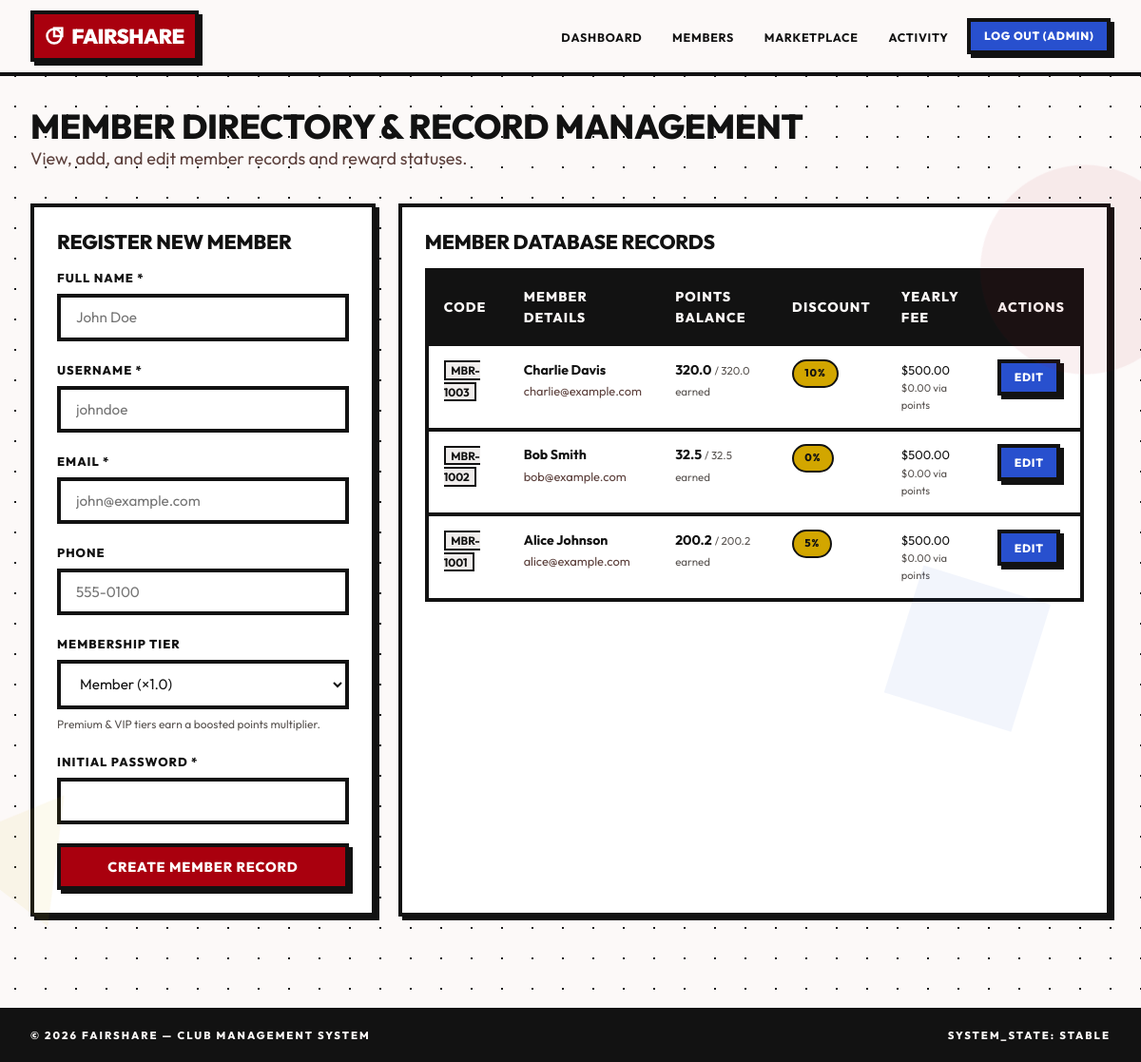
The page /admin/members (signed in) on the database its author committed.
### tables this page shows
CREATE TABLE users (
            id INTEGER PRIMARY KEY AUTOINCREMENT,
            username TEXT UNIQUE NOT NULL,
            password_hash TEXT NOT NULL,
            role TEXT NOT NULL CHECK(role IN ('member', 'admin')),
            created_at TIMESTAMP DEFAULT CURRENT_TIMESTAMP
        );

CREATE TABLE members (
            id INTEGER PRIMARY KEY AUTOINCREMENT,
            user_id INTEGER UNIQUE NOT NULL,
            full_name TEXT NOT NULL,
            membership_type TEXT NOT NULL DEFAULT 'Member',
            email TEXT NOT NULL,
            phone TEXT,
            member_code TEXT UNIQUE NOT NULL,
            yearly_fee REAL NOT NULL DEFAULT 500.00,
            join_date TIMESTAMP DEFAULT CURRENT_TIMESTAMP, fee_points_applied REAL NOT NULL DEFAULT 0.0, fee_paid INTEGER NOT NULL DEFAULT 0,
            FOREIGN KEY (user_id) REFERENCES users (id) ON DELETE CASCADE
        );

### main.py (the view, shortened to what this page needs)
@app.route('/admin/members', methods=['GET', 'POST'])
@admin_required
def admin_members():
    conn = get_db()
    cursor = conn.cursor()
    cursor.execute('''
        SELECT m.*, u.username, u.created_at as account_created
        FROM members m JOIN users u ON m.user_id = u.id
        ORDER BY m.id DESC
    ''')
    members_list = cursor.fetchall()
    rewards_map = EngagementEngine.view_all_rewards()
    member_data = [{'profile': m, 'rewards': rewards_map.get(m['id'])} for m in members_list]
    settings = RewardSettings.get_settings()
    conn.close()
    return render_template('admin/members.html', member_data=member_data, settings=settings)

### database.py (called while the page is built)
def get_db():
    db_path = Config.DATABASE
    os.makedirs(os.path.dirname(db_path), exist_ok=True)
    conn = sqlite3.connect(db_path)
    conn.row_factory = sqlite3.Row
    conn.execute("PRAGMA foreign_keys = ON;")
    return conn

### main.py (called while the page is built)
@app.after_request
def add_header(response):
    if app.debug:
        response.headers['Cache-Control'] = 'no-cache, no-store, must-revalidate'
    else:
        response.headers['Cache-Control'] = 'public, max-age=3600'
    return response

def admin_required(f):
    @functools.wraps(f)
    def decorated_function(*args, **kwargs):
        if 'user_id' not in session or session.get('role') != 'admin':
            flash('Unauthorized access! Administrator privileges required.', 'danger')
            return redirect(url_for('login'))
        return f(*args, **kwargs)
    return decorated_function

@app.context_processor
def inject_user():
    user = None
    member = None
    guest = None
    if 'user_id' in session:
        conn = get_db()
        cursor = conn.cursor()
        cursor.execute("SELECT id, username, role FROM users WHERE id = ?", (session['user_id'],))
        user = cursor.fetchone()
        if user and user['role'] == 'member':
            cursor.execute("SELECT * FROM members WHERE user_id = ?", (user['id'],))
            member = cursor.fetchone()
        conn.close()
    if 'guest_id' in session:
        conn = get_db()
        cursor = conn.cursor()
        cursor.execute("SELECT id, guest_name, guest_code FROM guest_ids WHERE id = ?", (session['guest_id'],))
        guest = cursor.fetchone()
        conn.close()
    return dict(current_user=user, current_member=member, current_guest=guest)

### models.py (called while the page is built)
    @staticmethod
    def get_settings():
        conn = get_db()
        cursor = conn.cursor()
        cursor.execute("SELECT * FROM reward_settings ORDER BY id DESC LIMIT 1")
        settings = cursor.fetchone()
        conn.close()
        return settings

    @staticmethod
    def normalize_tier(membership_type):
        if not membership_type:
            return 'Member'
        lowered = membership_type.strip().lower()
        if lowered == 'premium':
            return 'Premium'
        if lowered == 'vip':
            return 'VIP'
        return 'Member'

### templates/admin/members.html (shortened to what this page needs)
{% extends "base.html" %}
{% block content %}
<div style="margin-bottom: 2rem;">
  <h1>Member Directory & Record Management</h1>
  <p style="color: var(--text-muted);">View, add, and edit member records and reward statuses.</p>
</div>
<div class="grid grid-cols-3" style="gap: 1.5rem; margin-bottom: 2rem;">
  <div class="card" style="grid-column: span 1;">
    <h3>Register New Member</h3>
    <form action="{{ url_for('admin_members') }}" method="POST" style="margin-top: 1rem;">
      <div class="form-group">
        <label class="form-label">Full Name *</label>
        <input type="text" name="full_name" class="form-control" placeholder="John Doe" required>
      </div>
      <div class="form-group">
        <label class="form-label">Username *</label>
        <input type="text" name="username" class="form-control" placeholder="johndoe" required>
      </div>
      <div class="form-group">
        <label class="form-label">Email *</label>
        <input type="email" name="email" class="form-control" placeholder="john@example.com" required>
      </div>
      <div class="form-group">
        <label class="form-label">Phone</label>
        <input type="text" name="phone" class="form-control" placeholder="555-0100">
      </div>
      <div class="form-group">
        <label class="form-label">Membership Tier</label>
        <select name="membership_type" class="form-control">
          <option value="Member">Member (&times;1.0)</option>
        </select>
        <span style="font-size: 0.75rem; color: var(--text-dim);">Premium &amp; VIP tiers earn a boosted points multiplier.</span>
      </div>
      <div class="form-group">
        <label class="form-label">Initial Password *</label>
        <input type="password" name="password" class="form-control" required>
      </div>
      <button type="submit" class="btn btn-primary" style="width: 100%;">Create Member Record</button>
    </form>
  </div>
  <div class="card" style="grid-column: span 2;">
    <h3>Member Database Records</h3>
    <div class="table-container" style="margin-top: 1rem;">
      <table class="table">
        <thead>
          <tr>
            <th>Code</th>
            <th>Member Details</th>
            <th>Points Balance</th>
            <th>Discount</th>
            <th>Yearly Fee</th>
            <th>Actions</th>
          </tr>
        </thead>
        <tbody>
          {% for item in member_data %}
            {% set m = item.profile %}
            {% set r = item.rewards %}
            <tr>
              <td><code>{{ m.member_code }}</code></td>
              <td>
                <strong>{{ m.full_name }}</strong><br>
                <span style="font-size: 0.8rem; color: var(--text-muted);">{{ m.email }}</span>
              </td>
              <td>
                <strong>{{ "%.1f"|format(r.points_balance) }}</strong>
                <span style="font-size: 0.72rem; color: var(--text-dim);">/ {{ "%.1f"|format(r.engagement_score) }} earned</span>
              </td>
              <td><span class="badge badge-emerald">{{ "%.0f"|format(r.discount_percentage) }}%</span></td>
              <td>
                {% if m.fee_paid %}
                  <span class="badge badge-emerald">Paid</span>
                {% else %}
                  <span style="font-size: 0.8rem;">${{ "%.2f"|format(m.yearly_fee) }}</span>
                  <span style="font-size: 0.7rem; color: var(--text-dim); display: block;">${{ "%.2f"|format(m.fee_points_applied) }} via points</span>
                {% endif %}
              </td>
              <td>
                <details style="cursor: pointer;">
                  <summary class="btn btn-secondary btn-sm">Edit</summary>
                </details>
              </td>
            </tr>
          {% else %}
            <tr><td colspan="6" style="text-align:center; color: var(--text-dim);">No members in database.</td></tr>
          {% endfor %}
        </tbody>
      </table>
    </div>
  </div>
</div>
{% endblock %}

### templates/base.html (shortened to what this page needs)
<!DOCTYPE html>
<html lang="en">
<head>
  <link rel="stylesheet" href="{{ url_for('static', filename='css/styles.css') }}?v=15">
</head>
<body>
  <nav class="navbar">
    <div class="navbar-container">
      <a href="{% if current_user %}{% if current_user.role == 'admin' %}{{ url_for('admin_dashboard') }}{% else %}{{ url_for('member_dashboard') }}{% endif %}{% else %}{{ url_for('index') }}{% endif %}" class="brand-logo">
        <svg width="20" height="20" viewBox="0 0 24 24" fill="none" stroke="currentColor" stroke-width="3" stroke-linecap="square">
          <circle cx="12" cy="12" r="9"></circle>
          <rect x="12" y="2" width="10" height="10"></rect>
        </svg>
        FairShare
      </a>
      <ul class="nav-links" id="nav-links">
        {% if current_user %}
          {% if current_user.role == 'admin' %}
            <li><a href="{{ url_for('admin_dashboard') }}" class="nav-link">Dashboard</a></li>
            <li><a href="{{ url_for('admin_members') }}" class="nav-link">Members</a></li>
            <li><a href="{{ url_for('admin_marketplace') }}" class="nav-link">Marketplace</a></li>
            <li><a href="{{ url_for('admin_activity') }}" class="nav-link">Activity</a></li>
          {% endif %}
          <li><a href="{{ url_for('logout') }}" class="btn btn-secondary btn-sm">Log Out ({{ current_user.username }})</a></li>
        {% else %}
          <li><a href="{{ url_for('login') }}" class="btn btn-primary btn-sm">Log In</a></li>
        {% endif %}
      </ul>
    </div>
  </nav>
  <main class="main-content">
    {% block content %}{% endblock %}
  </main>
  <footer>
    <span>&copy; 2026 FairShare — Club Management System</span>
    <span>SYSTEM_STATE: STABLE</span>
  </footer>
</body>
</html>

### rows shown on the page
users: username "ADMIN"
members: member_code "MBR-1003", full_name "Charlie Davis", email "charlie@example.com", yearly_fee "500.00", fee_points_applied "0.00"
members: member_code "MBR-1002", full_name "Bob Smith", email "bob@example.com", yearly_fee "500.00", fee_points_applied "0.00"
members: member_code "MBR-1001", full_name "Alice Johnson", email "alice@example.com", yearly_fee "500.00", fee_points_applied "0.00"

### other values the page prints
{{ "%.1f"|format(r.points_balance) }} "320.0" "32.5" "200.2"
{{ "%.1f"|format(r.engagement_score) }} "320.0" "32.5" "200.2"
{{ "%.0f"|format(r.discount_percentage) }} "10" "0" "5"
